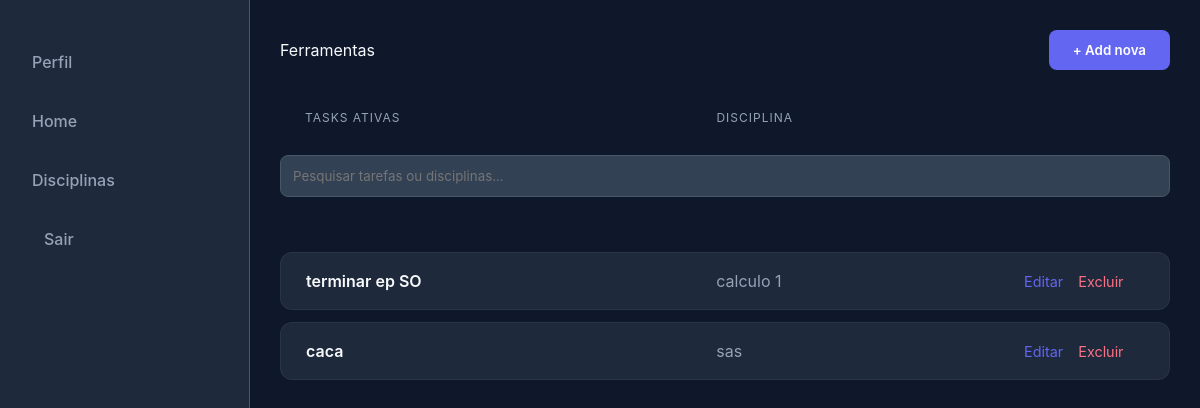
/home (signed in), run on an earlier commit of the app's database.
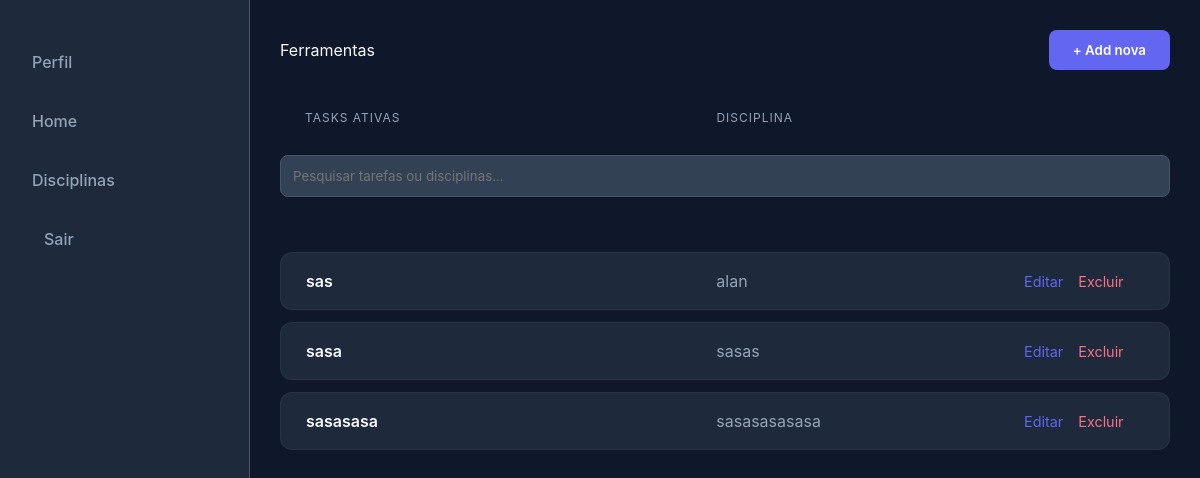
And on a later commit of the database.
### backend/database/database.py (models this page shows)
class Tarefa(SQLModel,table = True):
    id: Optional[int] = Field(default=None, primary_key=True)
    nome: str
    disciplina_id: Optional[int] = Field(
        default=None,
        foreign_key="disciplina.id",
    )

class Disciplina(SQLModel,table = True):
    id: Optional[int] = Field(default=None, primary_key=True)
    nome: str = Field(unique=True)

### backend/main.py (the view)
@app.get("/home")
def carrega_home(request: Request, search: Optional[str] = None, conta_id: str = Cookie(None)):
    if not conta_id:
        return RedirectResponse(url="/login", status_code=303)
    with Session(engine) as session:
        query = (
            select(Tarefa, Disciplina)
            .join(Disciplina, Tarefa.disciplina_id == Disciplina.id)
            .join(Aluno_tarefa, Tarefa.id == Aluno_tarefa.tarefa_id)
            .where(Aluno_tarefa.aluno_id == int(conta_id))
        )
        if search:
            query = query.where(
                (Tarefa.nome.ilike(f"%{search}%")) |
                (Disciplina.nome.ilike(f"%{search}%"))
            )
        result = session.exec(query).all()
        if request.headers.get("HX-Target") == "tasks":
            return templates.TemplateResponse(
                request=request,
                name="task_list_partial.html",
                context={"tasks_aluno_disciplinas": result}
            )
        return templates.TemplateResponse(
            request=request,
            name="home.html",
            context={"tasks_aluno_disciplinas": result}
        )

### templates/home.html (shortened to what this page needs)
{% extends "base.html" %}
{% block content %}
    <div id="header-central-div">
        <p>Ferramentas</p>
            <button class="btn-home" id="btn-add-task" onclick="changeModal('overlay',true)">+ Add nova</button>
    </div>
    <div id="header-tasks">
            <p>tasks ativas</p>
            <p
            >disciplina</p>
    </div>
<div style="margin: 20px 0;">
    <input type="search"
           name="search"
           placeholder="Pesquisar tarefas ou disciplinas..."
           class="input-task"
           hx-get="/home"
           hx-trigger="keyup changed delay:500ms, search"
           hx-target="#tasks"
           hx-indicator=".htmx-indicator">
</div>
<div id="tasks">
    {% include "task_list_partial.html" %}
</div>
{% endblock %}

### templates/task_list_partial.html
{% if tasks_aluno_disciplinas %}
    {% for task, disciplina in tasks_aluno_disciplinas %}
        <div class="task" id="task-{{ task.id }}">
            <p style="font-weight: 600;">{{ task.nome }}</p>
            <p style="color: var(--text-muted);">{{ disciplina.nome }}</p>
            <div style="display: flex; gap: 15px;">
                <span onclick="abrirModalEdicao('{{ task.id }}', '{{ task.nome }}', '{{ disciplina.nome }}')"
                    style="cursor:pointer; color: var(--primary); font-size: 0.9rem;">Editar</span>
                <span hx-delete="/deletar_task/{{ task.id }}"
                    hx-target="closest .task"
                    hx-swap="outerHTML"
                    style="cursor:pointer; color: #fb7185; font-size: 0.9rem;">Excluir</span>
            </div>
        </div>
    {% endfor %}
{% else %}
    <p style="padding: 20px; color: var(--text-muted);">Nenhuma tarefa encontrada.</p>
{% endif %}

What changed in the data, as far as the page shows it:
removed Tarefa: nome "terminar ep SO", nome "calculo 1"
removed Tarefa: nome "caca", nome "sas"
now on this page (row edited): Tarefa: nome "sas", nome "alan"
now on this page (row edited): Tarefa: nome "sasa", nome "sasas"
now on this page (row edited): Tarefa: nome "sasasasa", nome "sasasasasasa"
